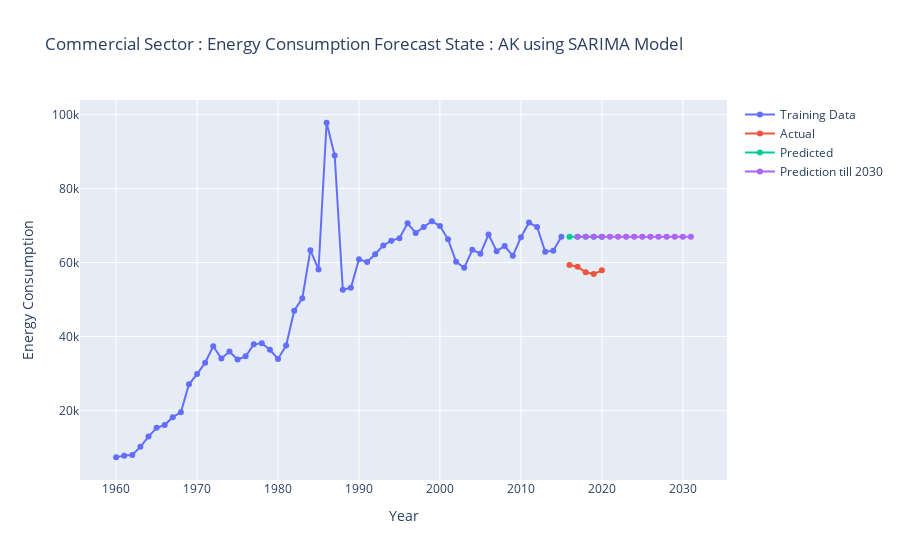
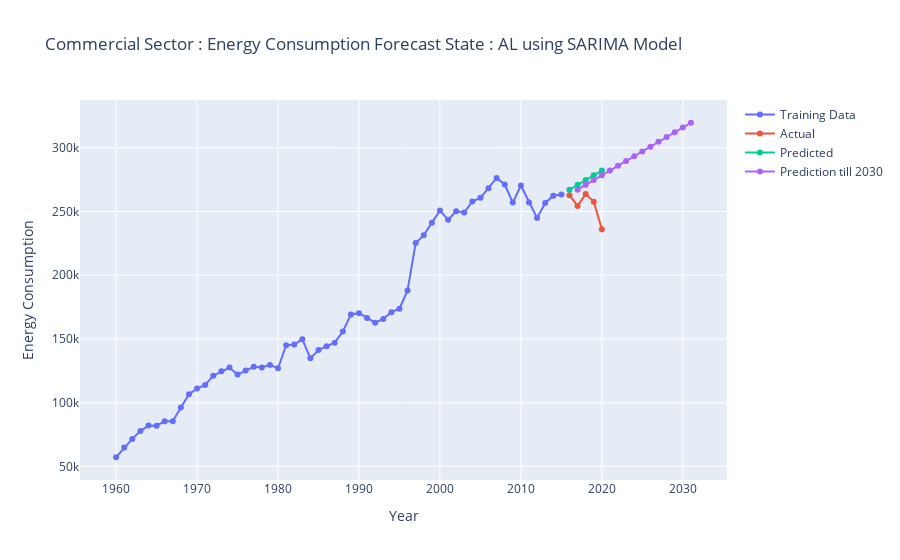
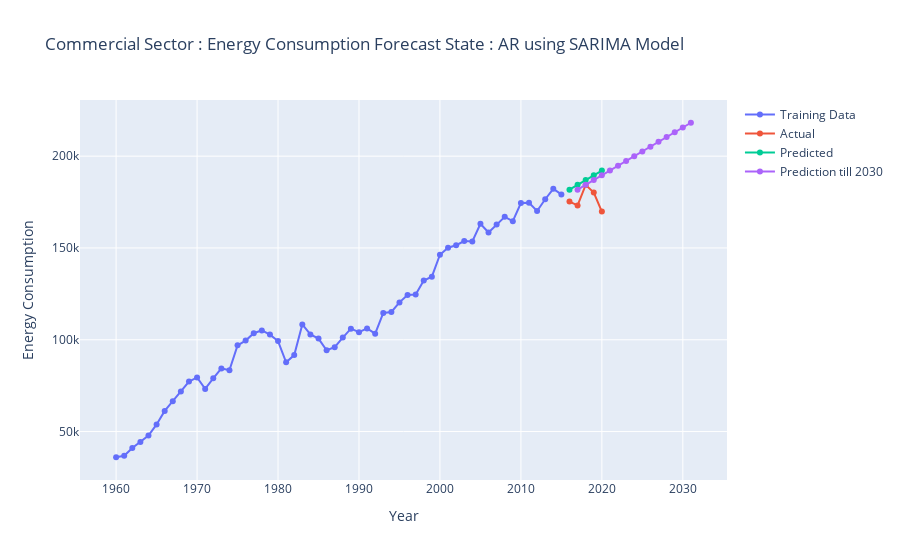
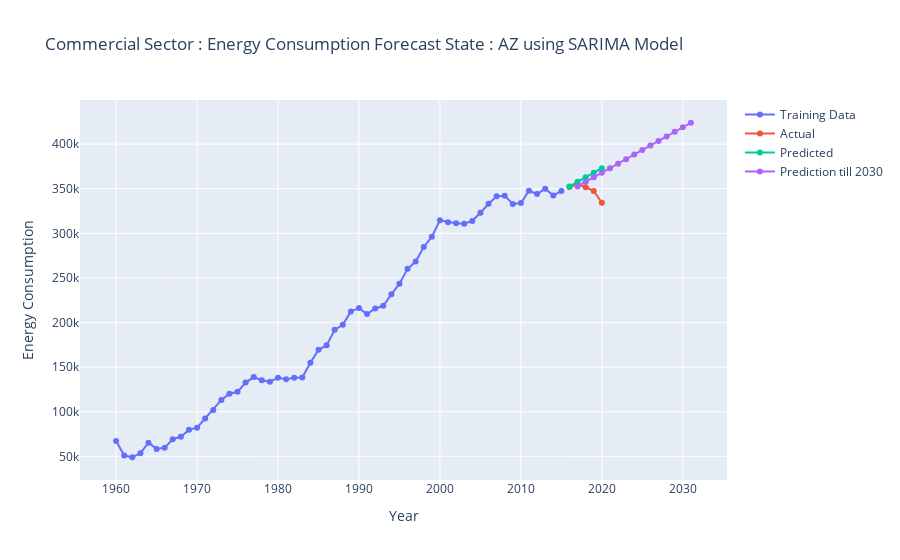

Write notebook code for charts like these, in order.
### Markdown cell above
## Using SARIMA Model

### Code cell
os.makedirs('Plots/use_tot_Sector_data_Commercial_Sector/Sarima_results_plots',exist_ok=True)

for State in df_trans['State'].unique():
        try:
            
            fig = go.Figure()

            # Get the energy consumption data for the current country and sector
            df_filter = df_trans[df_trans['State'] == State ][['Year', 'Yearly Data']]
            df_filter_index = df_filter.set_index('Year')

            train_data = df_filter[:-5]
            test_data = df_filter[-5:]
            
            # Prepare the data for modeling
            years = df_filter_index.index
            energy_consumption = df_filter_index.values.flatten()

                    # Split the data into training and testing
            # Use all data except the last 5 years for training
            Horizan = -5
            train_data = energy_consumption[:Horizan]
            test_data = energy_consumption[Horizan:]  # Use the last 5 years for testing

            # Fit the auto ARIMA model
            model = auto_arima(train_data, seasonal=False)
            model.fit(train_data)

            # Generate predictions
            predictions = model.predict(n_periods=len(test_data))
            predictions_ahead_in_future = model.predict(n_periods=len(test_data)+15)

            # Calculate evaluation metrics
            mae = mean_absolute_error(test_data, predictions)
            mse = mean_squared_error(test_data, predictions)
            mape = np.mean(np.abs((test_data - predictions) / test_data)) * 100

            print('Mean Absolute Error (MAE):', np.round(mae,2))
            print('Mean Squared Error (MSE):', np.round(mse,2))
            print('Mean Absolute Percentage Error (MAPE):', np.round(mape,2))
            
            # Plot the training data
            fig.add_trace(go.Scatter(
                x=years[:Horizan], y=train_data, mode='lines+markers', name='Training Data'))

            # Plot the predictions
            fig.add_trace(go.Scatter(
                x=years[Horizan:], y=test_data, mode='lines+markers', name='Actual'))
            fig.add_trace(go.Scatter(
                x=years[Horizan:], y=predictions, mode='lines+markers', name='Predicted'))

            fig.add_trace(go.Scatter(
                x=pd.date_range(start = years[Horizan],periods=15,freq='Y'), y=predictions_ahead_in_future, mode='lines+markers', name='Prediction till 2030'))

            # Update the layout
            fig.update_layout(title=f'Commercial Sector : Energy Consumption Forecast State : {State} using SARIMA Model',
                            xaxis_title='Year', yaxis_title='Energy Consumption')

            # Show the plot
            fig.show()
            # print(State,msn)
            fig.write_image(f'Plots/use_tot_Sector_data_Commercial_Sector/Sarima_results_plots/{State}.png')
            # break
        except:
            print('Error occoured in Combination State : {} and MSN : {} Due NaN Value'.format(State,mse))
        # break
